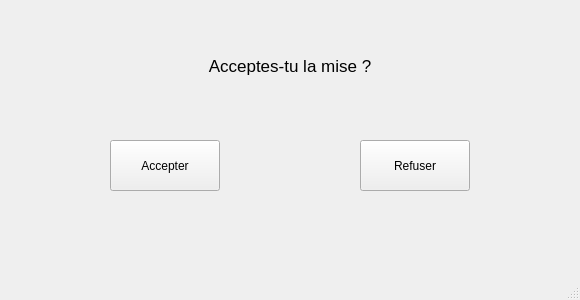
<?xml version="1.0" encoding="UTF-8"?>
<ui version="4.0">
 <class>MainWindow</class>
 <widget class="QMainWindow" name="MainWindow">
  <property name="geometry">
   <rect>
    <x>0</x>
    <y>0</y>
    <width>580</width>
    <height>300</height>
   </rect>
  </property>
  <property name="minimumSize">
   <size>
    <width>580</width>
    <height>300</height>
   </size>
  </property>
  <property name="maximumSize">
   <size>
    <width>580</width>
    <height>300</height>
   </size>
  </property>
  <property name="windowTitle">
   <string>Mise</string>
  </property>
  <property name="windowIcon">
   <iconset>
    <normaloff>cameleon.jpg</normaloff>cameleon.jpg</iconset>
  </property>
  <widget class="QWidget" name="centralwidget">
   <widget class="QPushButton" name="accept">
    <property name="geometry">
     <rect>
      <x>110</x>
      <y>140</y>
      <width>110</width>
      <height>51</height>
     </rect>
    </property>
    <property name="text">
     <string>Accepter</string>
    </property>
   </widget>
   <widget class="QPushButton" name="refuse">
    <property name="geometry">
     <rect>
      <x>360</x>
      <y>140</y>
      <width>110</width>
      <height>51</height>
     </rect>
    </property>
    <property name="text">
     <string>Refuser</string>
    </property>
   </widget>
   <widget class="QLabel" name="acc">
    <property name="geometry">
     <rect>
      <x>15</x>
      <y>40</y>
      <width>550</width>
      <height>51</height>
     </rect>
    </property>
    <property name="font">
     <font>
      <pointsize>13</pointsize>
     </font>
    </property>
    <property name="text">
     <string>Acceptes-tu la mise ?</string>
    </property>
    <property name="alignment">
     <set>Qt::AlignCenter</set>
    </property>
   </widget>
  </widget>
  <widget class="QMenuBar" name="menubar">
   <property name="geometry">
    <rect>
     <x>0</x>
     <y>0</y>
     <width>580</width>
     <height>21</height>
    </rect>
   </property>
  </widget>
  <widget class="QStatusBar" name="statusbar"/>
 </widget>
 <resources/>
 <connections/>
</ui>
